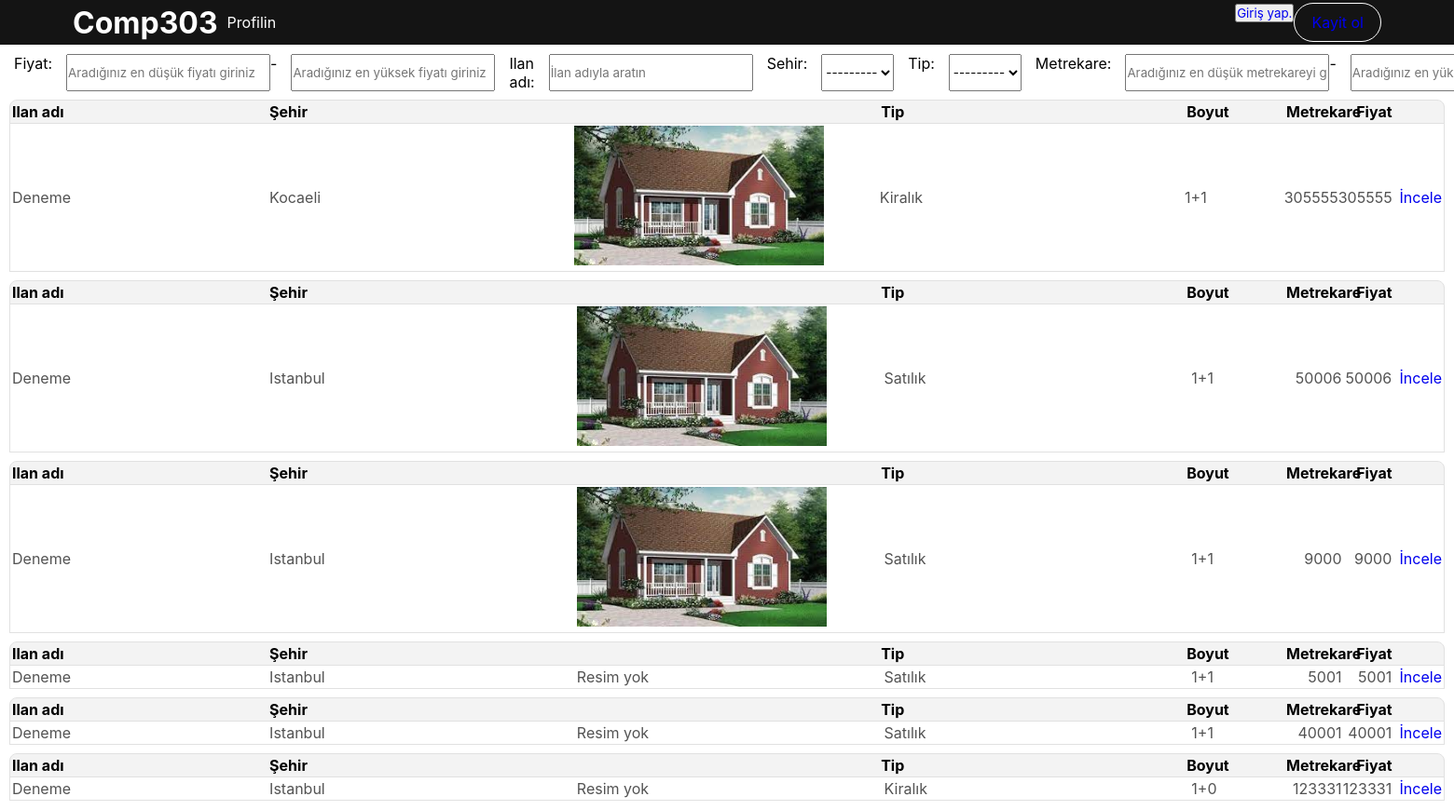
The page / on the database its author committed.
### base/models.py (models this page shows, shortened)
class Sehir(models.Model):
    sehir = models.CharField(max_length=200)
    def __str__(self):
        return str(self.sehir)

class Tip(models.Model):
    tip=models.CharField(max_length=200,null=True)
    def __str__(self):
        return str(self.tip)

class Ilan(models.Model):
    host = models.ForeignKey(User,on_delete=models.SET_NULL, blank=True, null=True)
    name = models.CharField(max_length=200,verbose_name="Ilan adı")
    sehir = models.ForeignKey(Sehir,on_delete=models.SET_NULL, blank=True, null=True,)
    boyut = models.ForeignKey(Boyut,on_delete=models.SET_NULL, blank=True, null=True,)
    address = models.CharField(max_length=200)
    tip = models.ForeignKey(Tip,on_delete=models.SET_NULL, blank=True, null=True,)
    mahalle = models.CharField(max_length=200)
    metrekare=models.IntegerField(blank=True,null=True)
    sokak = models.CharField(max_length=200,null=True)
    yorumcular = models.ManyToManyField(
        User, related_name='yorumcular', blank=True)
    price = models.IntegerField(verbose_name="Fiyat")
    image = models.ImageField(upload_to = 'images/',null=True, blank = True)
    image1 = models.ImageField(upload_to = 'images/',null=True, blank = True)
    image2 = models.ImageField(upload_to = 'images/',null=True, blank = True)
    image3 = models.ImageField(upload_to = 'images/',null=True, blank = True)
    image4 = models.ImageField(upload_to = 'images/',null=True, blank = True)

class Boyut(models.Model):
    boyut = models.CharField(max_length=200)
    def __str__(self):
        return str(self.boyut)

### base/views.py (the view)
# urls.py: path('',views.home,name='home'),
def home(request):
    listing = Ilan.objects.all()
    filter = IlanFilter(request.GET,queryset = listing)
    user = User.objects.all()
    context = {'ilan':listing,'user':user,'filter':filter,}
    return render(request,'base/home.html',context)

### base/templates/base/home.html (shortened to what this page needs)
{%  include 'main.html' %}
{% include 'navbar.html' %}
{% block content %}
<form action="" method="get">
    {{filter.form}}
</form>
{% for ilan in filter.qs %}
<table>
    <thead>
      <tr>
        <th class="second">Ilan adı</th>
        <th class="third">Şehir</th>
        <th class="third">Tip</th>
        <th class="fourth">Boyut</th>
        <th class="fifth">Metrekare</th>
        <th class="fifth">Fiyat</th>
      </tr>
    </thead>
    <tbody>
        <tr>
        <td class="second">{{ilan.name|title}}</td>
        <td class="third">{{ilan.sehir|title}}</td>
        {% if ilan.image %}
        <td class="third"><img src="{{ilan.image.url}}" height="150"></td>
        {% else %}
        <td class="third">Resim yok</td>
        {% endif %}
        <td class="third">{{ilan.tip}}</td>
        <td class="fourth">{{ilan.boyut}}</td>
        <td class="fifth">{{ilan.price}}</td>
        <td class="fifth">{{ilan.price}}</td>
        <td class="fifth"><a href="{% url 'ilan' ilan.id %}">İncele</a></td>
      </tr>
    </tbody>
  </table>
{% endfor %}
{% endblock content %}

### templates/main.html (shortened to what this page needs)
<!DOCTYPE html>
<html lang="en">
<head>
</head>
<body>
</body>
</html>

### templates/navbar.html (shortened to what this page needs)
<!DOCTYPE html>
<html lang="en">
<head>
</head>
<body>
  <div class="HeaderBar">
    <div class="LogoHeader">
        <h1 class="baslik"><a href="{% url 'home' %}">Comp303</a></h1>
    </div>
    <div class="MenuMobile None" id="MenuMobile">
        <div class="BoxMenuMobile">
            <div class="MenuHeader">
                <ul>
                    <li class="MenuTitle">
                        <a href="{% url 'profile' %}">Profilin</a>
                    </li>
                </ul>
            </div>
            <div class="ButtonHeader">
                <ul>
                    {% if request.user.is_authenticated %}
                    <li>
                        <button class="Loginbtn"><a href="{% url 'logout' %}" style="color:white">Çıkış</a></button>
                    </li>
                    {% else %}
                    <li>
                        <button class="LoginBtn"><a href="{% url 'giris' %}">Giriş yap.</a></button>
                    </li>
                    {% endif %}
                    {% if not request.user.is_authenticated %}
                    <li>
                        <button class="Registerbtn"><a href="{% url 'kayit' %}">Kayit ol</a></button>
                    </li>
                    {% endif %}
                </ul>
            </div>
        </div>
    </div>
</div>
</body>
</html>

### templates/navbar.html (style rules this page uses)
body { background-color: white; margin: 0; }
.HeaderBar { background-color: rgb(20, 20, 20); display: flex; padding: 3px 5%; margin-bottom: 10px; }
.None, .LogoMenu, .SwitchMenuMobile { display: none; }
.LogoHeader { margin: auto 0; }
li { display: block; }
ul { display: flex; }
.Registerbtn { background: none; border: 1px solid; border-radius: 100px; padding: 10px 18px; font-size: 16px; color: white; }
button, .SwitchMenuMobile { cursor: pointer; }
.MenuTitle>a { color: white; padding: 0 10px; text-decoration: auto; font-size: 16px; }
.MenuHeader { margin: auto 0; }
* { font-family: 'Inter', sans-serif; }
.ButtonHeader { margin-left: auto; }
.MenuMobile { width: 100%; }
.BoxMenuMobile { display: flex; z-index: 99999; }
.baslik { color:white; }
.baslik a { text-decoration: none; color:white; }
@media screen and (min-width: 900px) { .MenuMobile { display: block!important; } }

### base/templates/base/home.html (style rules this page uses)
* { margin: 0; padding: 0; text-decoration: none; }
form { display:flex; }
form * { margin-left:15px; }
table { grid-column: 2 / 3; display: flex; flex-direction: column; margin: 10px; text-align: left; }
thead { background-color: #f3f3f3; border-radius: 8px 8px 0px 0px; }
thead > tr { border-radius: 8px 8px 0px 0px; font-weight: bold; color: black; }
tr { display: flex; align-items: center; justify-content: space-between; padding: 2px; border: 1px solid #e1e1e1; margin-top: -1px; color: #535353; }
.second { min-width: 18%; align-items: left; }
.third { width: 24%; }
.fourth { width: 120px; }
.fifth { width: 60px; text-align: right; }

### rows shown on the page
Sehir: sehir "---------"
Tip: tip "---------"
Ilan: name "Deneme", sehir "Kocaeli", image (picture), tip "Kiralık", boyut "1+1", price "305555"
Ilan: name "Deneme", sehir "Istanbul", image (picture), tip "Satılık", boyut "1+1", price "50006"
Ilan: name "Deneme", sehir "Istanbul", image (picture), tip "Satılık", boyut "1+1", price "9000"
Ilan: name "Deneme", sehir "Istanbul", image "Resim yok", tip "Satılık", boyut "1+1", price "5001"
Ilan: name "Deneme", sehir "Istanbul", image "Resim yok", tip "Satılık", boyut "1+1", price "40001"
Ilan: name "Deneme", sehir "Istanbul", image "Resim yok", tip "Kiralık", boyut "1+0", price "123331"
